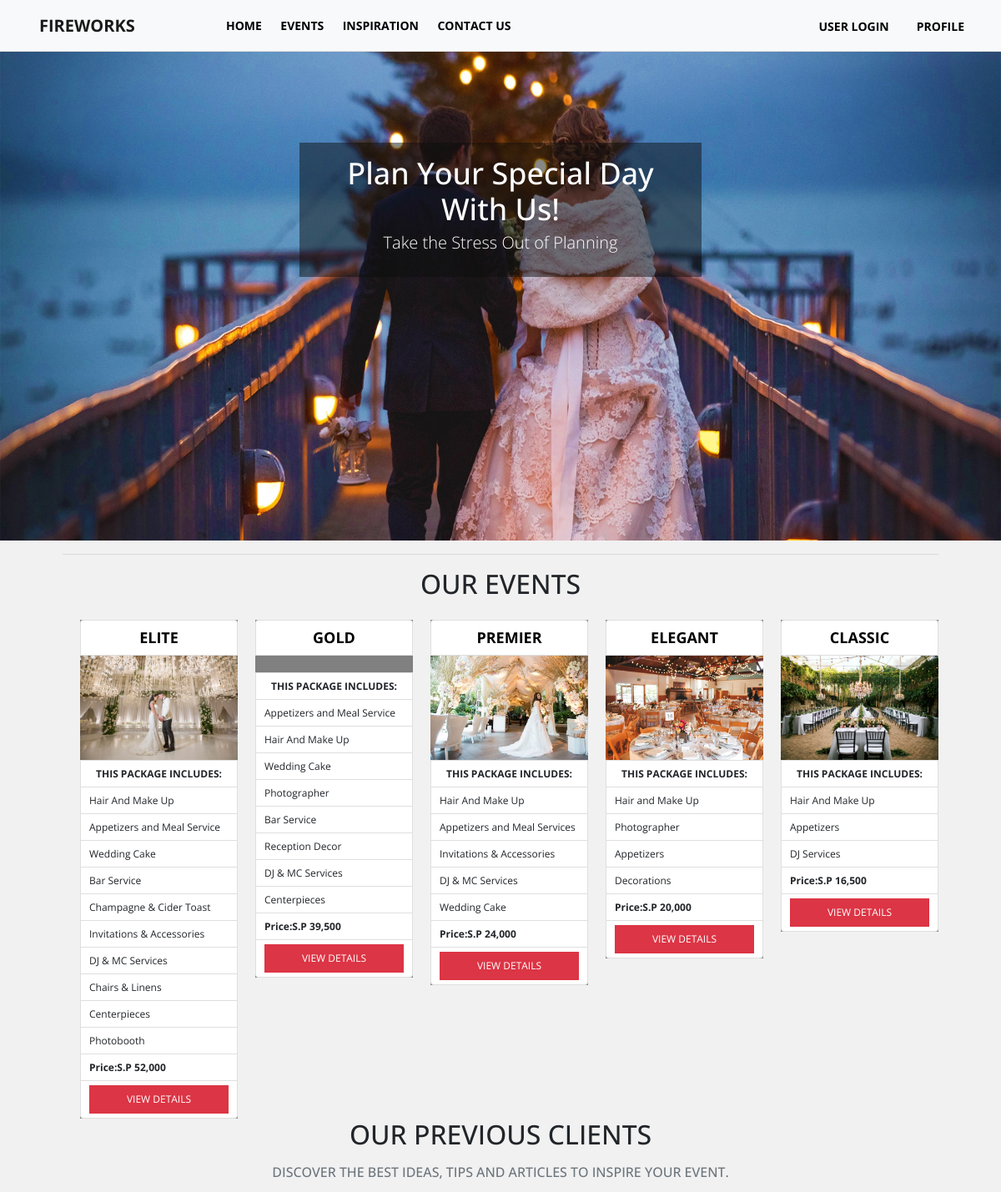
The page / (upper part) on the database its author committed.
### tables this page shows
CREATE TABLE `tblweddingcategories` (
  `id` int(11) NOT NULL,
  `wedding_type` varchar(100) NOT NULL,
  `price` decimal(10,2) NOT NULL,
  `preview_image` text NOT NULL
);

CREATE TABLE `tbl_features` (
  `feature_id` int(11) NOT NULL,
  `category_id` int(11) NOT NULL,
  `title` varchar(100) NOT NULL,
  `description` text NOT NULL
);

### admin/include/database.php (called while the page is built, shortened)
<?php
class Database
{
    public $connection;
    public function open_connection()
    {
        $this->connection = mysqli_connect(DB_HOST, DB_USER, DB_PASS, DB_NAME);
    }
    public function query($sql)
    {
        $result = mysqli_query($this->connection, $sql);
        return $result;
    }
}
$db = new Database();
?>

### admin/include/db_object.php (called while the page is built, shortened)
<?php
class DB_Object
{
    public static function find_all() {
        return static::find_by_query("SELECT * FROM " . static::$db_table . " ORDER BY id DESC");
    }
    public static function find_by_feature_all($id) {
        return static::find_by_query("SELECT * FROM " . static::$db_table . " WHERE category_id = $id ORDER BY category_id DESC LIMIT 10");
    }
    public static function find_by_query($sql) {
        global $db;
        $result_set = $db->query($sql);
        $the_object_array = array();
        while($row = mysqli_fetch_array($result_set)) {
            $the_object_array[] = static::instantiation($row);
        }
        return $the_object_array;
    }
    public static function instantiation($the_record){
        $the_object = new $calling_class;
        foreach($the_record as $the_attribute => $value)
        {
            if($the_object->has_the_attribute($the_attribute)) {
                $the_object->$the_attribute = $value;
            }
        }
        return $the_object;
    }
    private function has_the_attribute($the_attribute) {
        $object_properties = get_object_vars($this);
        return array_key_exists($the_attribute, $object_properties);
    }
}
?>

### admin/include/Categories.php (called while the page is built, shortened)
<?php
class Category extends DB_Object
{
    public $preview_image;
    public $upload_directory = "upload/categories";
    public $image_placeholder = "http://placehold.it/300x300&text=images";
    public function preview_image_picture() {
        return empty($this->preview_image) ? $this->image_placeholder : $this->upload_directory. '/' .$this->preview_image;
    }
}
?>

### index.php (the view, shortened to what this page needs)
<?php
    $category = Category::find_all();
?>
<!doctype html>
<html lang="en">
<head>
    <link rel="stylesheet" type="text/css"
          href="https://cdn.materialdesignicons.com/2.1.19/css/materialdesignicons.min.css">
    <link rel="stylesheet" href="css/bootstrap.min.css">
    <link rel="stylesheet" href="css/bootstrap-datepicker.css">
    <link rel="stylesheet" href="css/style.css">
</head>
<body>
<?php include 'include/nav.php'; ?>
<div class="container-fluid">
    <div class="row justify-content-md-center">
        <div class="hero">
            <div class="row justify-content-md-center">
                <div class="col col-lg-3">
                </div>
                <div class="col col-lg-5" style="margin-top: 10%;">
                    <form class="bgact" action="<?php echo $_SERVER['PHP_SELF']; ?>" method="post">
                    <h1 class="text-center hero-lead">Plan Your Special Day With Us!</h1>
                    <p class="lead text-center" style="color:white;">Take the Stress Out of Planning</p>
                    </form>
                </div>
                <div class="col col-lg-3">
                </div>
            </div>
        </div>
    </div>
</div>
<div class="container-fluid custom-container">
    <div class="row">
        <div class="col-lg-12">
            <hr>
            <h2 class="h2 text-uppercase text-center mb-4">Our Events</h2>
            <?php foreach ($category as $category_row) : ?>
                <div class="pricing">
                    <ul class="list-group list-unstyled">
                        <li class="list-group-item text-center text-uppercase"><?= $category_row->wedding_type; ?></li>
                        <li><img src="admin/<?= $category_row->preview_image_picture(); ?>" class="img-fluid" alt=""></li>
                        <li class="list-group-item text-center"><b>THIS PACKAGE INCLUDES:</b></li>
                        <?php $feature = Features::find_by_feature_all($category_row->id); ?>
                            <?php foreach ($feature as $feature_item) : ?>
                                <li class="list-group-item"><?= $feature_item->title; ?></li>
                            <?php endforeach; ?>
                        <li class="list-group-item font-weight-bold">Price:S.P <?= number_format($category_row->price); ?>
                         </li>
                        <li class="list-group-item font-weight-bold">
                            <a href="package_detail.php?id=<?= $category_row->id; ?>" class="btn btn-custom">View Details</a>
                        </li>
                    </ul>
                </div>
             <?php endforeach; ?>
        </div>
    </div>
</div>
<div class="container">
    <div class="row">
        <div class="col-lg-12">
            <h2 class="h2 text-uppercase text-center mb-3">OUR PREVIOUS CLIENTS</h2>
            <h6 class="h6 text-uppercase text-center text-muted mb-3">Discover the best ideas, tips and articles to
                inspire
                your Event.</h6>
</div>
    </div>
</div>
</body>
</html>

### css/style.css (style rules this page uses)
body { font-family: "Open Sans", "Roboto", sans-serif !important; }
body { font-family: "Open Sans", "Roboto", sans-serif; line-height: 1.5em; margin-bottom: 0%; width: 100%; margin-top: 4%; overflow-x: hidden; background: #f1f1f1; font-size: 14px; }
.hero { height: 600px; width: 100%; border-color: rgba(0, 0, 0, 0.02); background: url(../images/carousel2.jpg); background-size: contain; background-size: 100% 100%; }
.hero-lead { font-size: 36px; color: white; font-style: normal; }
.pricing { width: 18%; min-height: 200px; float: left; background: gray; margin-left: 2%; }
.container-fluid.custom-container { width: 90%; }
a.btn.btn-custom { background: none; border-radius: 0; font-size: 12px; width: 100%; border: 2px solid #dc3545; background: #dc3545; color: #ffffff; text-transform: uppercase; }
.list-group-item.text-center.text-uppercase { background: white; color: black; font-weight: 700; font-size: 18px; padding: 10px; }
.list-group-item { font-size: 12px; padding: 5px 10px; }

### index.php (style rules this page uses)
.bgact { background: rgb(14 14 14 / 49%); padding: 15px; }

### rows shown on the page
tblweddingcategories: wedding_type "ELITE", preview_image (picture), price "52,000"
tbl_features: title "Hair And Make Up"
tbl_features: title "Appetizers and Meal Service"
tbl_features: title "Wedding Cake"
tbl_features: title "Bar Service"
tbl_features: title "Champagne & Cider Toast"
tbl_features: title "Invitations & Accessories"
tbl_features: title "DJ & MC Services"
tbl_features: title "Chairs & Linens"
tbl_features: title "Centerpieces"
tbl_features: title "Photobooth"
tblweddingcategories: wedding_type "GOLD", price "39,500"
tbl_features: title "Appetizers and Meal Service"
tbl_features: title "Hair And Make Up"
tbl_features: title "Wedding Cake"
tbl_features: title "Photographer"
tbl_features: title "Bar Service"
tbl_features: title "Reception Decor"
tbl_features: title "DJ & MC Services"
tbl_features: title "Centerpieces"
tblweddingcategories: wedding_type "PREMIER", preview_image (picture), price "24,000"
tbl_features: title "Hair And Make Up"
tbl_features: title "Appetizers and Meal Services"
tbl_features: title "Invitations & Accessories"
tbl_features: title "DJ & MC Services"
tbl_features: title "Wedding Cake"
tblweddingcategories: wedding_type "ELEGANT", preview_image (picture), price "20,000"
tbl_features: title "Hair and Make Up"
tbl_features: title "Photographer"
tbl_features: title "Appetizers"
tbl_features: title "Decorations"
tblweddingcategories: wedding_type "CLASSIC", preview_image (picture), price "16,500"
tbl_features: title "Hair And Make Up"
tbl_features: title "Appetizers"
tbl_features: title "DJ Services"
